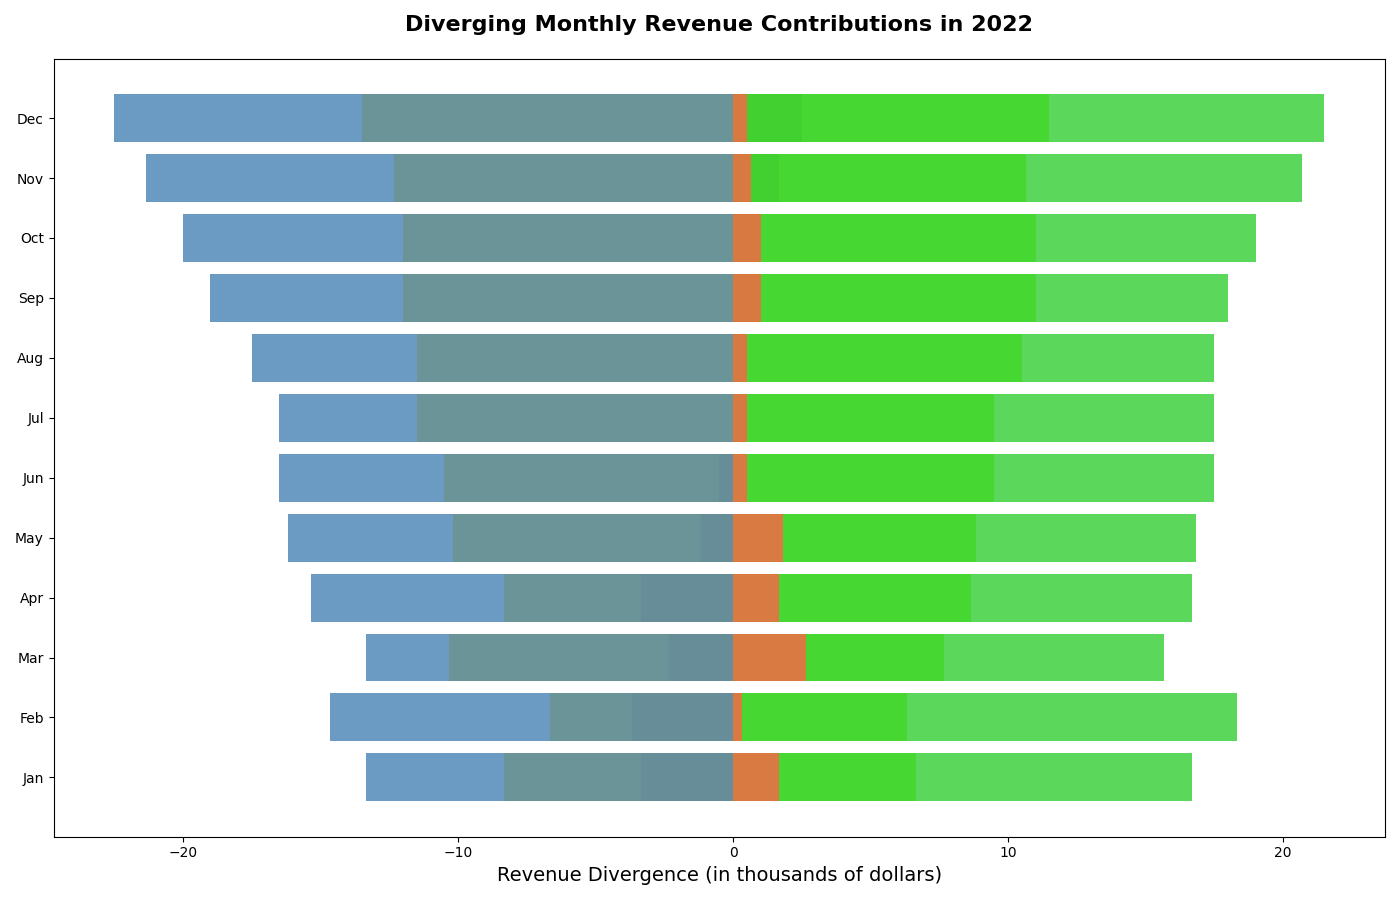

Write the Python code that produced this figure.
import matplotlib.pyplot as plt
import numpy as np

months = ['Jan', 'Feb', 'Mar', 'Apr', 'May', 'Jun', 'Jul', 'Aug', 'Sep', 'Oct', 'Nov', 'Dec']
company_a = [35, 38, 40, 42, 47, 50, 53, 55, 58, 60, 63, 66]
company_b = [45, 48, 50, 54, 57, 60, 62, 65, 68, 70, 72, 75]
company_x = [55, 60, 58, 62, 65, 68, 70, 72, 75, 78, 82, 85]
company_y = [40, 42, 45, 47, 50, 51, 53, 55, 58, 60, 62, 64]
company_z = [30, 35, 32, 37, 38, 40, 41, 43, 45, 47, 49, 50]
company_w = [25, 27, 29, 30, 32, 34, 36, 37, 38, 39, 40, 41]

avg_revenue = [(c1 + c2 + c3 + c4 + c5 + c6) / 6 for c1, c2, c3, c4, c5, c6 in zip(company_a, company_b, company_x, company_y, company_z, company_w)]
colors = ['#8A2BE2', '#7FFF00', '#32CD32', '#FF6347', '#FFD700', '#4682B4']

fig, ax = plt.subplots(figsize=(14, 9))
x_indexes = np.arange(len(months))

for revenue, color in zip([company_a, company_b, company_x, company_y, company_z, company_w], colors):
    divergence = [rev - avg for rev, avg in zip(revenue, avg_revenue)]
    ax.barh(x_indexes, divergence, color=color, alpha=0.8)

ax.set_title('Diverging Monthly Revenue Contributions in 2022', fontsize=16, fontweight='bold', pad=20)
ax.set_xlabel('Revenue Divergence (in thousands of dollars)', fontsize=14)
ax.set_yticks(x_indexes)
ax.set_yticklabels(months)

plt.tight_layout()
plt.show()
